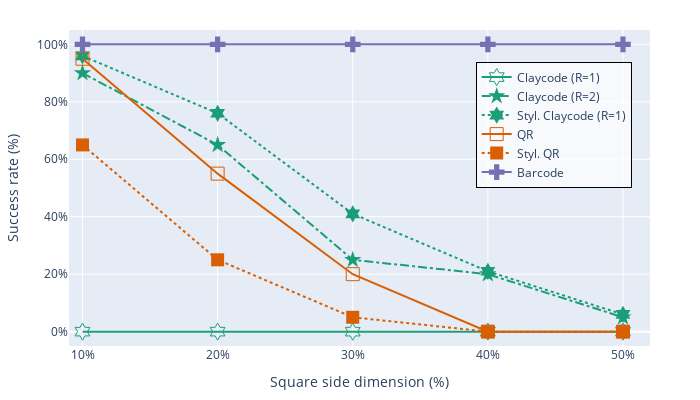

The notebook cell saved with this chart:
### Markdown cell above
# Claycode SIGGRAPH Evaluation

### Code cell
import pandas as pd
import plotly.express as px

# Load the dataset
df = pd.read_csv('results.csv')

# Process the 'type' column to categorize types based on the filename
df['type'] = df['filename'].str.split('-').map(lambda x: "-".join(x[:-1]).replace("_clay", "clay"))

# Select relevant columns
df = df[['successful', 'square_dimension_perc', 'type']]

# Group by square_dimension_perc and type, then calculate success rate
grouped = df.groupby(['square_dimension_perc', 'type'])
df = grouped['successful'].agg(['sum', 'count']).reset_index()
df['success_rate'] = df['sum'] / df['count']
df['type'] = df['type'].replace({'claycode': 'Claycode (R=1)',
                                 'claycode-fragment': 'Claycode (R=2)',
                                 'qr': 'QR',
                                 'qrart': 'Styl. QR',
                                 'claycodeart': 'Styl. Claycode (R=2)',
                                 'barcode': 'Barcode'
                                 })

# Define the custom color scheme using Dark2[0], Dark2[1], Dark2[2]
color_scheme = {
    'Claycode (R=1)': '#1b9e77', 
    'Styl. Claycode (R=2)': '#1b9e77', 
    'Claycode (R=2)': '#1b9e77', 
    'QR': '#d95f02', 
    'Styl. QR': '#d95f02', 
    'Barcode': '#7570b3'
}

# Define line dash style
line_dash_map = {
    'Claycode (R=1)': 'solid', 
    'Styl. Claycode (R=2)': 'dot',  
    'Claycode (R=2)': 'dashdot',  
    'QR': 'solid', 
    'Styl. QR': 'dot', 
    'Barcode': 'solid'
}

# Define line width and marker symbols
line_width_map = {
    'Claycode (R=1)': 2,
    'Styl. Claycode (R=2)': 2, 
    'Claycode (R=2)': 2, 
    'QR': 2, 
    'Styl. QR': 2, 
    'Barcode': 2
}

marker_map = {
    'QR': 'square-open',
    'Styl. QR': 'square',
    'Claycode (R=1)': 'hexagram-open',
    'Styl. Claycode (R=2)': 'hexagram-dot',
    'Claycode (R=2)': 'star',
    'Barcode': 'cross',
}

# Apply small offsets to the success rate for better separation between overlapping claycode types
df['adjusted_success_rate'] = df['success_rate']
df.loc[df['type'] == 'Styl. Claycode (R=2)', 'adjusted_success_rate'] += 0.01
df.loc[df['type'] == 'claycode (R=2)', 'adjusted_success_rate'] += 0.02

# Create the line plot with custom color, line styles, and width
fig = px.line(
    df,
    x="square_dimension_perc",
    y="adjusted_success_rate",
    color="type",
    line_dash="type",
    markers=True,
    labels={
        "square_dimension_perc": "Square side dimension (%)",
        "adjusted_success_rate": "Success rate (%)",
        "type": "Type"
    },
    color_discrete_map=color_scheme,
)

# Apply line width, dash style, and marker symbols
for trace in fig.data:
    trace.line.dash = line_dash_map[trace.name]
    trace.line.width = line_width_map[trace.name]
    trace.marker.symbol = marker_map[trace.name]
    trace.marker.size = 13
    trace.marker.opacity = 1

# Move the 'Barcode' trace to the foreground by reordering
fig.data = sorted(fig.data, key=lambda x: x.name != 'Barcode', reverse=True)

# Update layout
fig.update_layout(
    height=400,
    width=700,
    margin=dict(t=30, b=50, l=50, r=50),
    legend=dict(
        x=0.7,
        y=0.9,
        xanchor='left',
        yanchor='top',
        bgcolor='rgba(255, 255, 255, 0.7)',
        bordercolor='black',
        borderwidth=1,
        title=""
    )
)

# Update axes
fig.update_xaxes(range=[0.09, 0.52], tickformat='.0%')
fig.update_yaxes(range=[-0.05, 1.05], tickformat='.0%')

# Export to PDF
fig.write_image("square-no-sinusoidal.pdf", format="pdf", engine="kaleido")
fig.show()

### Figure 1 — Plotly figure (JSON) as saved in the notebook; plotly's stock layout.template omitted (floating-point values rounded to 4 significant figures)
{"data": [{"hovertemplate": "Type=Claycode (R=1)<br>Square side dimension (%)=%{x}<br>Success rate (%)=%{y}<extra></extra>", "legendgroup": "Claycode (R=1)", "line": {"color": "#1b9e77", "dash": "solid", "width": 2}, "marker": {"opacity": 1, "size": 13, "symbol": "hexagram-open"}, "mode": "lines+markers", "name": "Claycode (R=1)", "orientation": "v", "showlegend": true, "type": "scatter", "x": [0.1, 0.2, 0.3, 0.4, 0.5], "xaxis": "x", "y": [0, 0, 0, 0, 0], "yaxis": "y"}, {"hovertemplate": "Type=Claycode (R=2)<br>Square side dimension (%)=%{x}<br>Success rate (%)=%{y}<extra></extra>", "legendgroup": "Claycode (R=2)", "line": {"color": "#1b9e77", "dash": "dashdot", "width": 2}, "marker": {"opacity": 1, "size": 13, "symbol": "star"}, "mode": "lines+markers", "name": "Claycode (R=2)", "orientation": "v", "showlegend": true, "type": "scatter", "x": [0.1, 0.2, 0.3, 0.4, 0.5], "xaxis": "x", "y": [0.9, 0.65, 0.25, 0.2, 0.05], "yaxis": "y"}, {"hovertemplate": "Type=Styl. Claycode (R=1)<br>Square side dimension (%)=%{x}<br>Success rate (%)=%{y}<extra></extra>", "legendgroup": "Styl. Claycode (R=1)", "line": {"color": "#1b9e77", "dash": "dot", "width": 2}, "marker": {"opacity": 1, "size": 13, "symbol": "hexagram-dot"}, "mode": "lines+markers", "name": "Styl. Claycode (R=1)", "orientation": "v", "showlegend": true, "type": "scatter", "x": [0.1, 0.2, 0.3, 0.4, 0.5], "xaxis": "x", "y": [0.96, 0.76, 0.41, 0.21, 0.06], "yaxis": "y"}, {"hovertemplate": "Type=QR<br>Square side dimension (%)=%{x}<br>Success rate (%)=%{y}<extra></extra>", "legendgroup": "QR", "line": {"color": "#d95f02", "dash": "solid", "width": 2}, "marker": {"opacity": 1, "size": 13, "symbol": "square-open"}, "mode": "lines+markers", "name": "QR", "orientation": "v", "showlegend": true, "type": "scatter", "x": [0.1, 0.2, 0.3, 0.4, 0.5], "xaxis": "x", "y": [0.95, 0.55, 0.2, 0, 0], "yaxis": "y"}, {"hovertemplate": "Type=Styl. QR<br>Square side dimension (%)=%{x}<br>Success rate (%)=%{y}<extra></extra>", "legendgroup": "Styl. QR", "line": {"color": "#d95f02", "dash": "dot", "width": 2}, "marker": {"opacity": 1, "size": 13, "symbol": "square"}, "mode": "lines+markers", "name": "Styl. QR", "orientation": "v", "showlegend": true, "type": "scatter", "x": [0.1, 0.2, 0.3, 0.4, 0.5], "xaxis": "x", "y": [0.65, 0.25, 0.05, 0, 0], "yaxis": "y"}, {"hovertemplate": "Type=Barcode<br>Square side dimension (%)=%{x}<br>Success rate (%)=%{y}<extra></extra>", "legendgroup": "Barcode", "line": {"color": "#7570b3", "dash": "solid", "width": 2}, "marker": {"opacity": 1, "size": 13, "symbol": "cross"}, "mode": "lines+markers", "name": "Barcode", "orientation": "v", "showlegend": true, "type": "scatter", "x": [0.1, 0.2, 0.3, 0.4, 0.5], "xaxis": "x", "y": [1, 1, 1, 1, 1], "yaxis": "y"}], "layout": {"height": 400, "legend": {"bgcolor": "rgba(255, 255, 255, 0.7)", "bordercolor": "black", "borderwidth": 1, "title": {"text": ""}, "tracegroupgap": 0, "x": 0.7, "xanchor": "left", "y": 0.9, "yanchor": "top"}, "margin": {"b": 50, "l": 50, "r": 50, "t": 30}, "width": 700, "xaxis": {"anchor": "y", "domain": [0, 1], "range": [0.09, 0.52], "tickformat": ".0%", "title": {"text": "Square side dimension (%)"}}, "yaxis": {"anchor": "x", "domain": [0, 1], "range": [-0.05, 1.05], "tickformat": ".0%", "title": {"text": "Success rate (%)"}}}}
